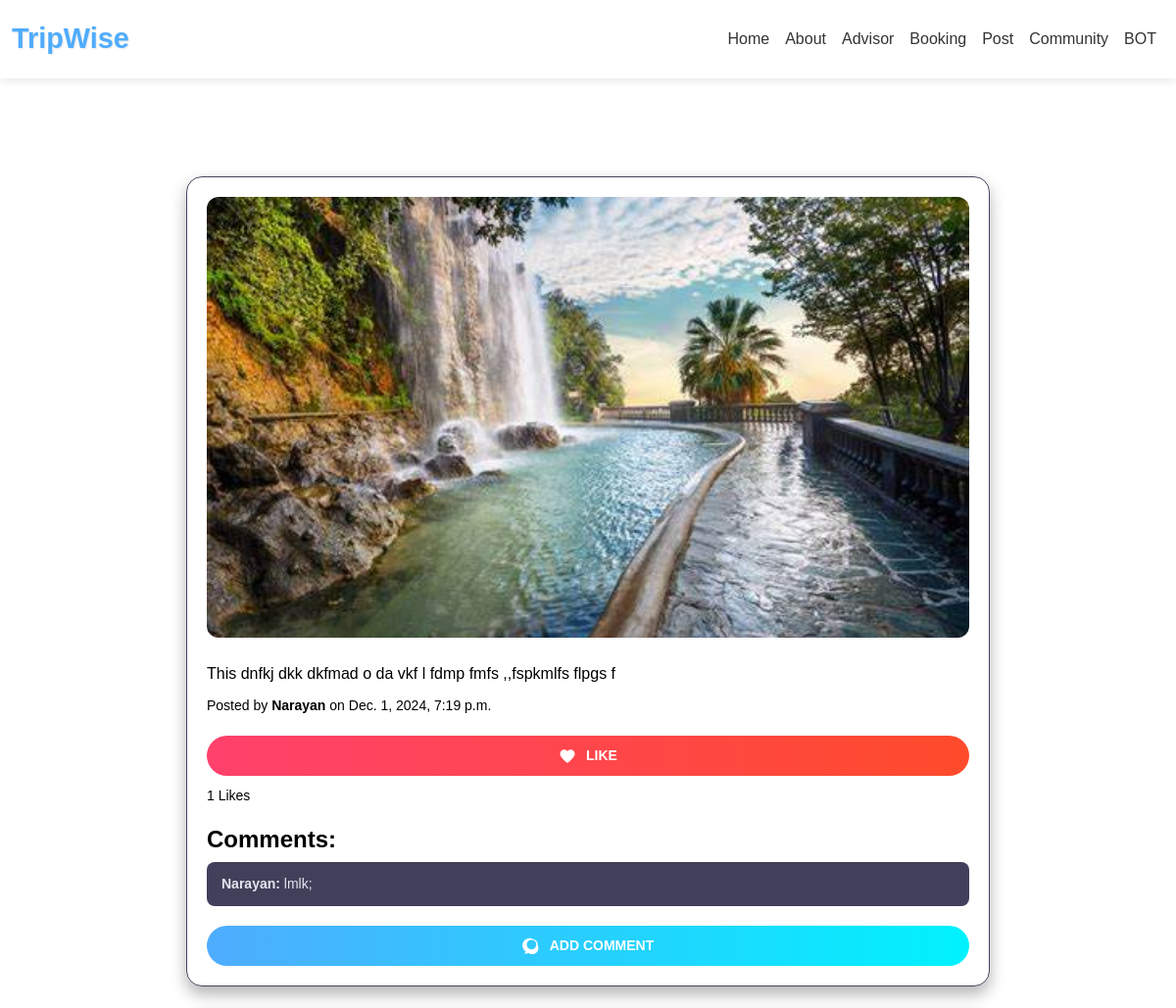
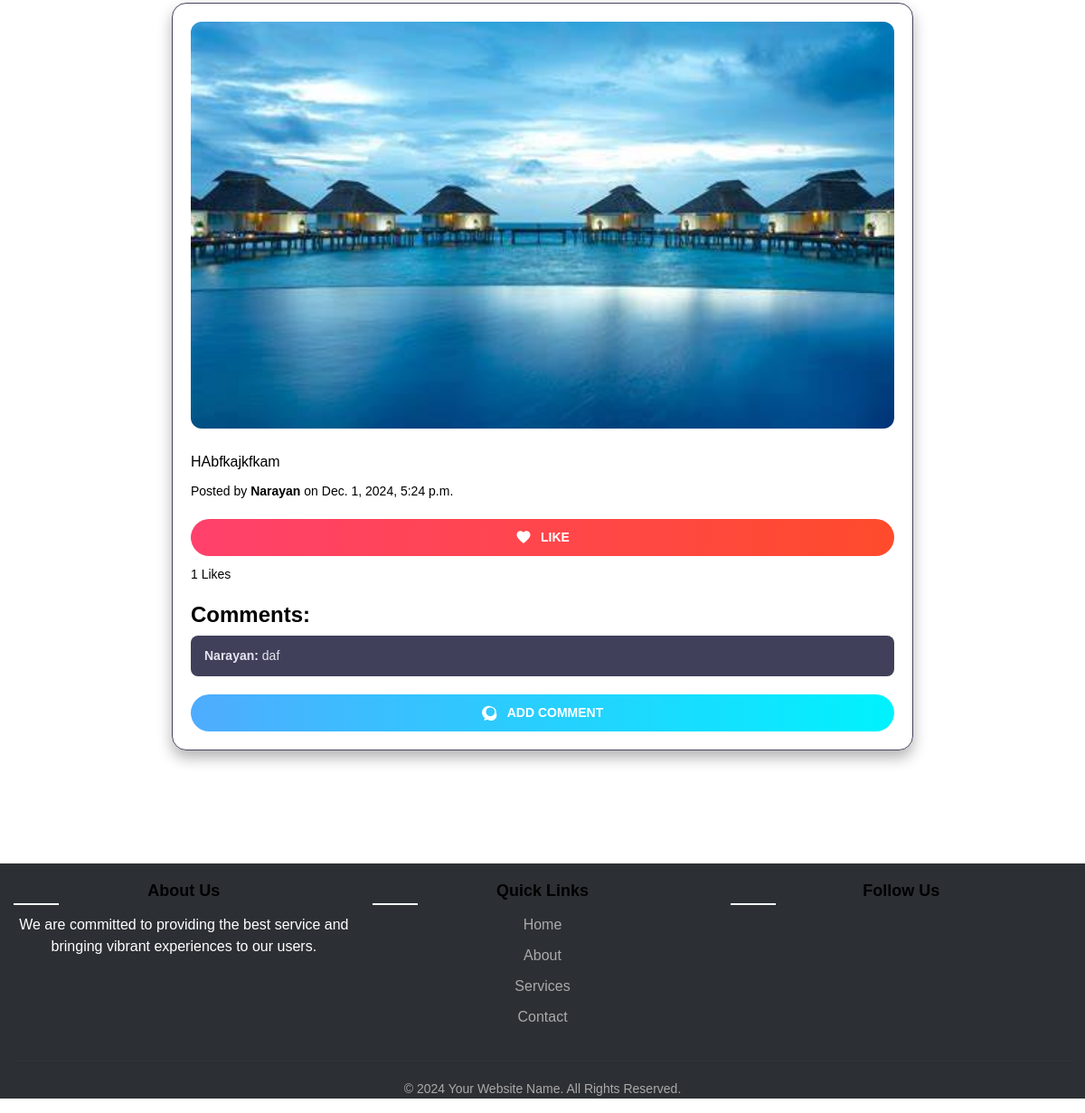
/community/, run on an earlier commit of the app's database (2 pictures, top to bottom).
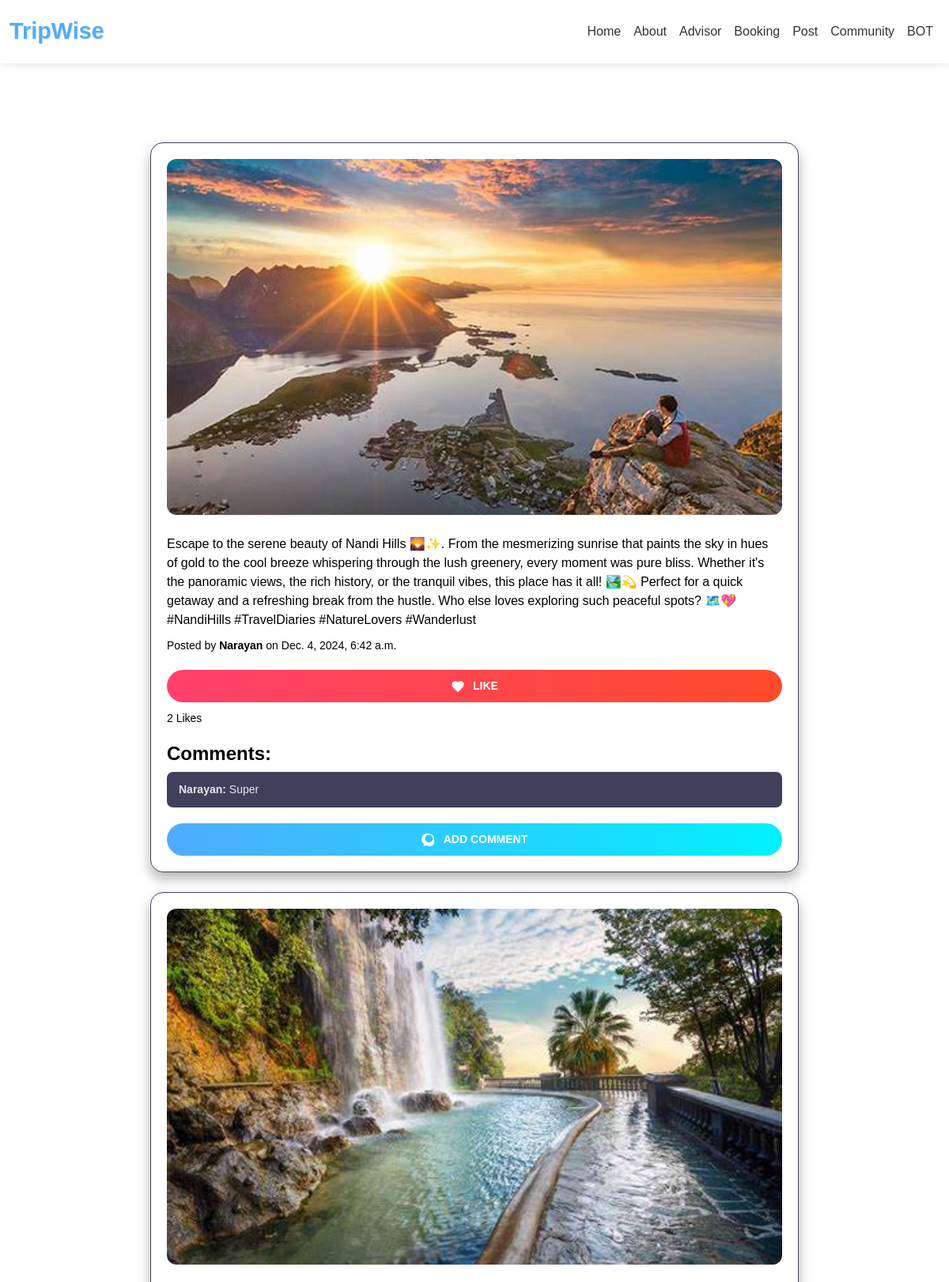
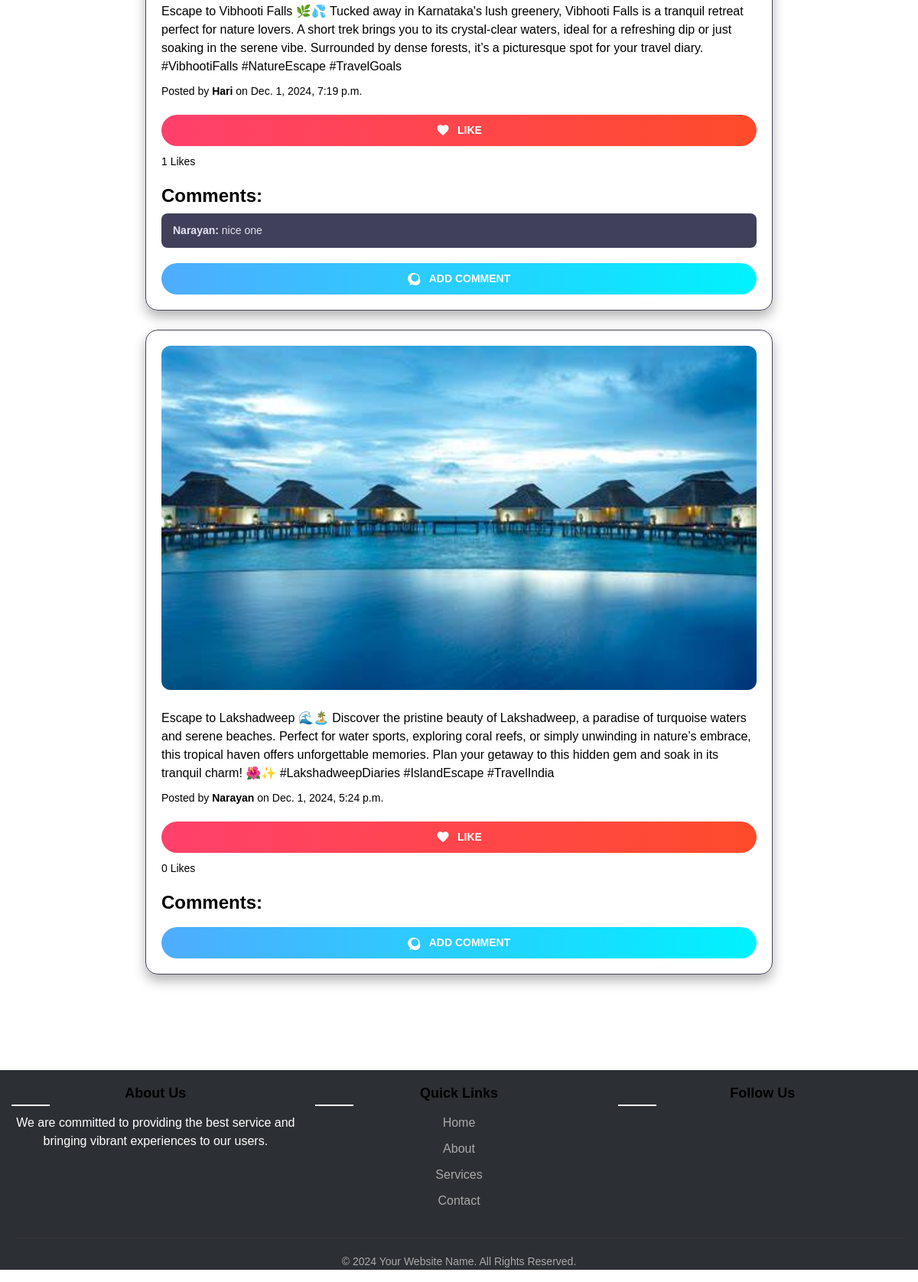
And on a later commit of the database (2 pictures, top to bottom).
### Myapps/models.py (models this page shows, shortened)
class Post(models.Model):
    user = models.ForeignKey(User, on_delete=models.CASCADE)
    image = models.ImageField(upload_to='community_posts/')
    story = models.TextField()
    created_at = models.DateTimeField(auto_now_add=True)

class Comment(models.Model):
    user = models.ForeignKey(User, on_delete=models.CASCADE)
    post = models.ForeignKey(Post, related_name='comments', on_delete=models.CASCADE)
    content = models.TextField()
    created_at = models.DateTimeField(auto_now_add=True)

### Myapps/views.py (the view)
# urls.py: path('community/', views.community, name='community'),
def community(request):
    posts = Post.objects.all().order_by('-created_at')
    return render(request, 'community.html', {'posts': posts})

### Myapps/templates/community.html (shortened to what this page needs)
{% extends 'base.html' %}
{% block content %}
{% load static %}
    <div class="container">
        <div class="container">
            {% for post in posts %}
              <div class="post">
                <img src="{{ post.image.url }}" alt="Post Image">
                <p>{{ post.story }}</p>
                <p><small>Posted by <strong>{{ post.user.username }}</strong> on {{ post.created_at }}</small></p>
                <form action="{% url 'like_post' post.id %}" method="POST">
                  <button type="submit" class="like-button">
                    <svg xmlns="http://www.w3.org/2000/svg" viewBox="0 0 24 24">
                      <path d="M12 21.35l-1.45-1.32C5.4 15.36 2 12.28 2 8.5 2 5.42 4.42 3 7.5 3c1.74 0 3.41.81 4.5 2.09C13.09 3.81 14.76 3 16.5 3 19.58 3 22 5.42 22 8.5c0 3.78-3.4 6.86-8.55 11.54L12 21.35z"/>
                    </svg>
                    Like
                  </button>
                </form>
                <p class="likes-count">{{ post.likes.count }} Likes</p>
                <div class="comment-section">
                  <h4>Comments:</h4>
                  {% for comment in post.comments.all %}
                    <div class="comment">
                      <strong>{{ comment.user.username }}:</strong> {{ comment.content }}
                    </div>
                  {% endfor %}
                </div>
                <form action="{% url 'add_comment' post.id %}" method="POST">
                  <button type="submit" class="comment-button">
                    <svg xmlns="http://www.w3.org/2000/svg" viewBox="0 0 24 24">
                      <path d="M21 11.5a8.38 8.38 0 0 0-5.62-7.92c-.2-.08-.42-.08-.62 0A8.5 8.5 0 1 0 5 20.54L3.5 21.9a1 1 0 0 0 .87 1.68l2.84-.94a8.48 8.48 0 0 0 1.66.18 8.5 8.5 0 0 0 13-7.32zm-8.5 6a6.5 6.5 0 1 1 6.5-6.5 6.51 6.51 0 0 1-6.5 6.5z"/>
                    </svg>
                    Add Comment
                  </button>
                </form>
              </div>
            {% endfor %}
          </div>
        </div>
{% endblock %}

### Myapps/templates/base.html (shortened to what this page needs)
<!DOCTYPE html>
<html lang="en">
<head>
    {% load static %}
    <link href="https://cdn.jsdelivr.net/npm/bootstrap@5.3.3/dist/css/bootstrap.min.css" rel="stylesheet">
    <link rel="stylesheet" href="{% static 'css/style.css' %}">
</head>
<body>
      <header class="fixed-header ">
        <nav class="navbar navbar-expand-lg ">
            <div class="container-fluid">
                <a class="navbar-brand" href="#">TripWise</a>
                <div class="collapse navbar-collapse" id="navbarNav">
                    <ul class="navbar-nav ms-auto">
                        <li class="nav-item">
                            <a class="nav-link active" aria-current="page" href="{% url 'home' %}">Home</a>
                        </li>
                        <li class="nav-item">
                            <a class="nav-link" href="/about">About</a>
                        </li>
                        <li class="nav-item">
                            <a class="nav-link" href="/advisory">Advisor</a>
                        </li>
                        <li class="nav-item">
                            <a class="nav-link" href="/booking">Booking</a>
                        </li>
                        <li class="nav-item">
                          <a class="nav-link" href="/community/create">Post</a>
                      </li>
                      <li class="nav-item">
                        <a class="nav-link" href="/community">Community</a>
                    </li>
                    <li class="nav-item">
                      <a class="nav-link" href="http://127.0.0.1:5000/">BOT</a>
                  </li>
                    </ul>
                </div>
            </div>
        </nav>
    </header>
        {% block content %}{% endblock %}
        <footer class="footer">
            <div class="container1">
              <div class="footer-row">
                <div class="footer-col">
                  <h4>About Us</h4>
                  <p>We are committed to providing the best service and bringing vibrant experiences to our users.</p>
                </div>
                <div class="footer-col">
                  <h4>Quick Links</h4>
                  <ul>
                    <li><a href="#home">Home</a></li>
                    <li><a href="#about">About</a></li>
                    <li><a href="#services">Services</a></li>
                    <li><a href="#contact">Contact</a></li>
                  </ul>
                </div>
                <div class="footer-col">
                  <h4>Follow Us</h4>
                  <div class="social-links">
                  </div>
                </div>
              </div>
              <hr>
              <p class="footer-bottom">© 2024 Your Website Name. All Rights Reserved.</p>
            </div>
          </footer>
 </body>
</html>

### Myapps/static/css/style.css (style rules this page uses)
* { margin: 0; padding: 0; box-sizing: border-box; }
html, body { height: auto; overflow-y: auto; }

### Myapps/templates/base.html (style rules this page uses)
body { height: auto; }
.fixed-header { background-color: #ffffff; box-shadow: 0 2px 10px rgba(0, 0, 0, 0.1); z-index: 1000; position: relative; top: 0; width: 100%; padding: 0px 0; }
.navbar-brand { font-size: 1.8rem; font-weight: bold; color: #4facfe; text-shadow: 1px 1px 2px rgba(0, 0, 0, 0.1); transition: color 0.3s ease; }
.nav-link { font-size: 1rem; color: #333 !important; padding: 20px 20px; border-radius: 5px; transition: all 0.3s ease; }
.collapse { animation: slideIn 0.3s ease-in-out; }
.footer { position: relative; background: #2c2f33; color: #fff; padding: 0px 0; text-align: center; }
.container1 { max-width: 1900px; margin: 0 auto; padding: 0 15px; }
.footer-row { display: flex; flex-wrap: wrap; justify-content: space-between; gap: 20px; }
.footer-col { flex: 1; min-width: 250px; }
.footer-col h4 { font-size: 18px; margin-bottom: 15px; position: relative; }
.footer-col h4::after { content: ''; width: 50px; height: 2px; background: #fff; position: absolute; left: 0; bottom: -5px; }
.footer-col ul { list-style: none; padding: 0; }
.footer-col ul li { margin-bottom: 10px; }
.footer-col ul li a { color: #aaa; text-decoration: none; transition: color 0.3s; }
hr { border: 0; height: 1px; background: #444; margin: 20px 0; }
.footer-bottom { font-size: 14px; color: #aaa; }

### Myapps/templates/community.html (style rules this page uses)
body { font-family: 'Poppins', sans-serif; margin: 0; padding: 0; color: #e4e4f0; }
.container { max-width: 900px; margin: 30px auto; padding: 20px; }
.post { border: 1px solid #44445e; border-radius: 16px; box-shadow: 0 8px 16px rgba(0, 0, 0, 0.3); padding: 20px; margin-bottom: 25px; overflow: hidden; position: relative; transition: transform 0.2s ease, box-shadow 0.2s ease; }
.post img { width: 100%; height: auto; max-height: 450px; border-radius: 12px; margin-bottom: 15px; object-fit: cover; }
.post p { color:black; margin: 10px 0; }
.post small { display: block; color:black; margin-top: 8px; }
.like-button, .comment-button { display: inline-flex; align-items: center; justify-content: center; padding: 10px 20px; font-size: 14px; font-weight: bold; color: #fff; border: none; border-radius: 50px; cursor: pointer; transition: all 0.3s ease; text-transform: uppercase; gap: 10px; }
.like-button { background: linear-gradient(to right, #ff416c, #ff4b2b); margin-right: 10px; }
.comment-button { background: linear-gradient(to right, #4facfe, #00f2fe); }
.like-button svg, .comment-button svg { width: 18px; height: 18px; fill: #fff; }
.likes-count { font-size: 14px; color: #9b9bb7; margin-top: 5px; }
.comment-section { margin-top: 15px; }
.comment { background: #40405a; padding: 12px 15px; border-radius: 8px; margin-bottom: 10px; font-size: 14px; color: #e4e4f0; }
button { width: 100%; padding: 12px; margin-top: 10px; background: linear-gradient(to right, #7b2ff7, #f107a3); color: #fff; border: none; border-radius: 50px; font-size: 16px; font-weight: bold; cursor: pointer; transition: all 0.3s ease; }
h4 { margin-top: 20px; font-weight: bold; color:black; }
a { color: black; text-decoration: none; transition: color 0.2s ease; }

What changed in the data, as far as the page shows it:
removed Comment: user.username "Narayan", content "lmlk;", shown under Post "This dnfkj dkk dkfmad o da vkf l fdmp fmfs ,,fspkmlfs flpgs f"
removed Comment: user.username "Narayan", content "daf", shown under Post "HAbfkajkfkam"
added Post: image (picture), story "Escape to the serene beauty of Nandi Hills 🌄✨. From the mesmerizing sunrise that paints the sky in hues of gold to the cool breeze whispering through the lush greenery, every moment was pure bliss. Whether it's the panoramic views, the rich history, or the tranquil vibes, this place has it all! 🏞️💫 Perfect for a quick getaway and a refreshing break from the hustle. Who else loves exploring such peaceful spots? 🗺️💖 #NandiHills #TravelDiaries #NatureLovers #Wanderlust", user.username "Narayan", created_at "Dec. 4, 2024, 6:42 a.m.", likes.count "2"
added Comment: user.username "Narayan", content "Super"
changed Post: story "This dnfkj dkk dkfmad o da vkf l fdmp fmfs ,,fspkmlfs flpgs f" → "Escape to Vibhooti Falls 🌿💦 Tucked away in Karnataka's lush greenery, Vibhooti Falls is a tranquil retreat perfect for nature lovers. A short trek brings you to its crystal-clear waters, ideal for a refreshing dip or just soaking in the serene vibe. Surrounded by dense forests, it’s a picturesque spot for your travel diary. #VibhootiFalls #NatureEscape #TravelGoals"; user.username "Narayan" → "Hari"
added Comment: user.username "Narayan", content "nice one", shown under Post "Hari"
changed Post: story "HAbfkajkfkam" → "Escape to Lakshadweep 🌊🏝️ Discover the pristine beauty of Lakshadweep, a paradise of turquoise waters and serene beaches. Perfect for water sports, exploring coral reefs, or simply unwinding in nature’s embrace, this tropical haven offers unforgettable memories. Plan your getaway to this hidden gem and soak in its tranquil charm! 🌺✨ #LakshadweepDiaries #IslandEscape #TravelIndia"; likes.count "1" → "0"
